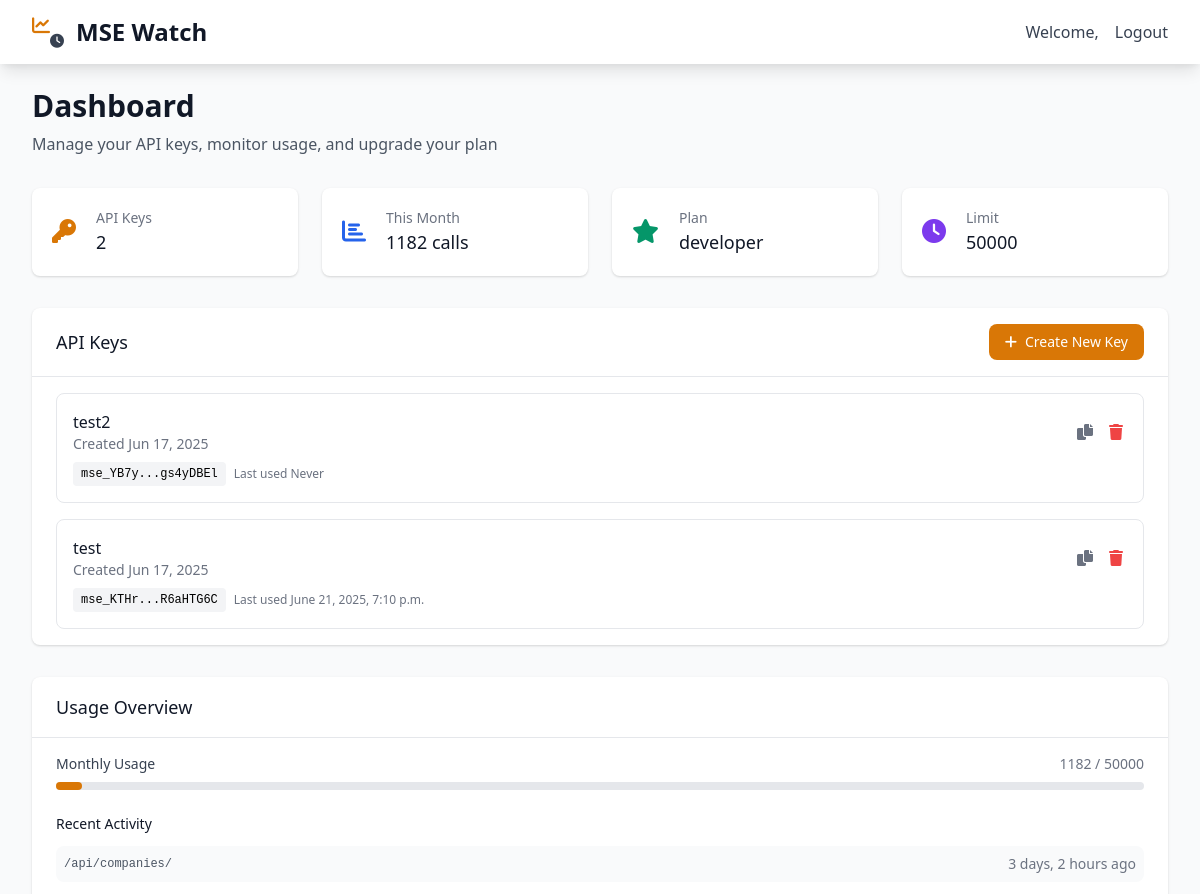
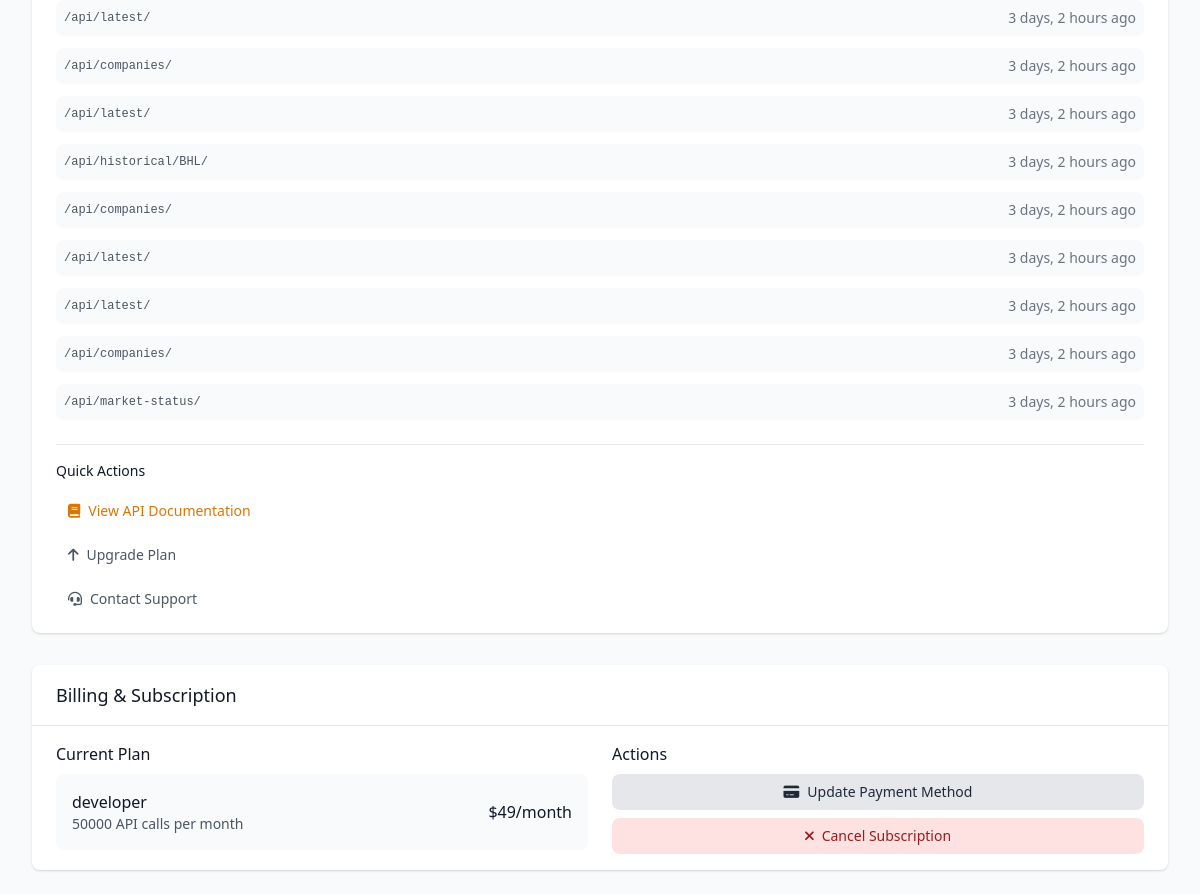
Page /dashboard/ (signed in) on the earlier database version (2 pictures, top to bottom).
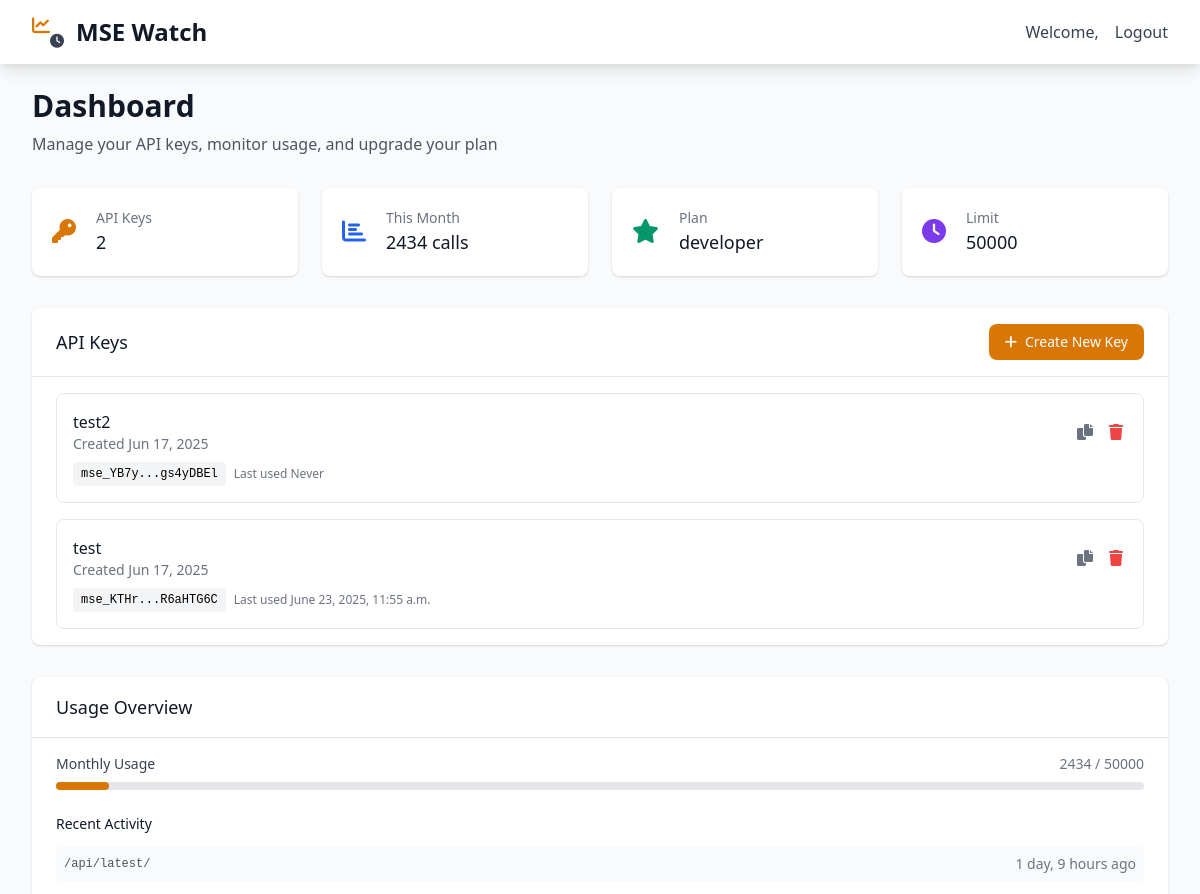
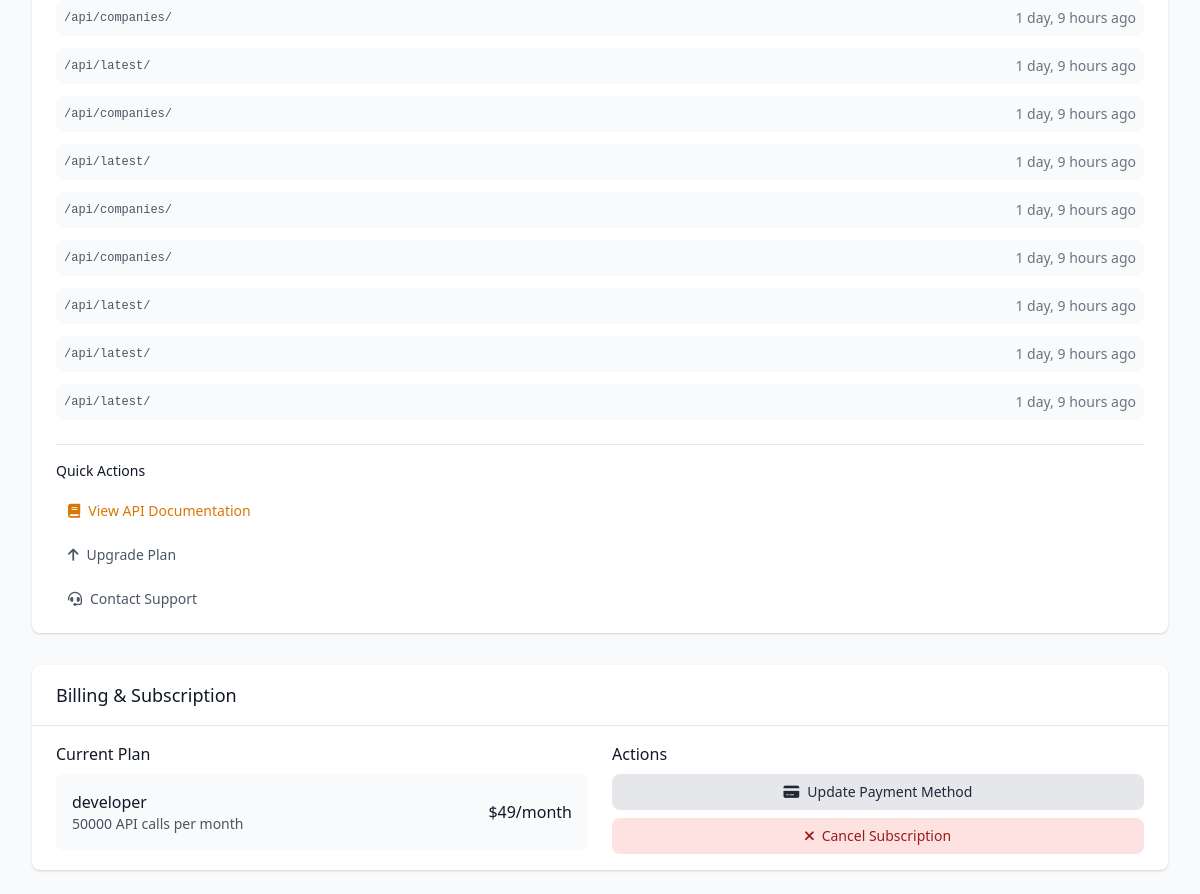
Same page on the later database version (2 pictures, top to bottom).
### accounts/models.py (models this page shows, shortened)
class APIKey(models.Model):
    user = models.ForeignKey(User, on_delete=models.CASCADE, related_name='api_keys')
    name = models.CharField(max_length=100)
    key = models.CharField(max_length=64, unique=True)
    is_active = models.BooleanField(default=True)
    last_used = models.DateTimeField(null=True, blank=True)
    created_at = models.DateTimeField(auto_now_add=True)
    @property
    def key_preview(self):
        return f"{self.key[:8]}...{self.key[-8:]}"

class APIUsage(models.Model):
    api_key = models.ForeignKey(APIKey, on_delete=models.CASCADE, related_name='usage_records')
    endpoint = models.CharField(max_length=200)
    method = models.CharField(max_length=10)
    response_status = models.IntegerField()
    timestamp = models.DateTimeField(auto_now_add=True)
    class Meta:
        indexes = [
            models.Index(fields=['api_key', 'timestamp']),
            models.Index(fields=['timestamp']),
        ]

### accounts/views.py (the view)
# urls.py: path('dashboard/', views.dashboard_view, name='dashboard'),
@login_required
def dashboard_view(request):
    user = request.user
    api_keys = user.api_keys.filter(is_active=True).order_by('-created_at')
    now = timezone.now()
    current_quota, _ = UsageQuota.objects.get_or_create(
        user=user,
        year=now.year,
        month=now.month
    )
    monthly_limit = user.subscription.monthly_limit
    usage_percentage = (current_quota.usage_count / monthly_limit) * 100 if monthly_limit > 0 else 0
    recent_requests = APIUsage.objects.filter(
        api_key__user=user
    ).order_by('-timestamp')[:10]
    context = {
        'api_keys': api_keys,
        'api_keys_count': api_keys.count(),
        'usage_this_month': current_quota.usage_count,
        'usage_percentage': min(usage_percentage, 100),
        'recent_requests': recent_requests,
    }
    return render(request, 'dashboard/dashboard.html', context)

### accounts/models.py (called while the page is built)
    @property
    def monthly_limit(self):
        return self.PLAN_LIMITS.get(self.plan, 100)

    @property
    def price(self):
        return self.PLAN_PRICES.get(self.plan, 0)

### templates/dashboard/dashboard.html (shortened to what the changed rows need)
{% load static %}
<!DOCTYPE html>
<html lang="en">
<head>
    <link href="https://cdn.jsdelivr.net/npm/tailwindcss@2.2.19/dist/tailwind.min.css" rel="stylesheet">
    <link rel="stylesheet" href="https://cdnjs.cloudflare.com/ajax/libs/font-awesome/6.0.0/css/all.min.css">
</head>
<body class="bg-gray-50">
    <div class="max-w-7xl mx-auto py-4 sm:py-6 px-4 sm:px-6 lg:px-8">
        <div class="mb-6 sm:mb-8">
            <h1 class="text-2xl sm:text-3xl font-bold text-gray-900">Dashboard</h1>
        </div>
        <div class="grid grid-cols-2 lg:grid-cols-4 gap-3 sm:gap-6 mb-6 sm:mb-8">
            <div class="bg-white overflow-hidden shadow rounded-lg">
                <div class="p-3 sm:p-5">
                    <div class="flex items-center">
                        <div class="ml-3 sm:ml-5 w-0 flex-1">
                            <dl>
                                <dt class="text-xs sm:text-sm font-medium text-gray-500 truncate">This Month</dt>
                                <dd class="text-base sm:text-lg font-medium text-gray-900">{{ usage_this_month|default:"0" }} calls</dd>
                            </dl>
                        </div>
                    </div>
                </div>
            </div>
        </div>
        <div class="grid grid-cols-1 xl:grid-cols-2 gap-6 sm:gap-8">
            <div class="bg-white shadow rounded-lg">
                <div class="px-4 sm:px-6 py-4">
                    {% if api_keys %}
                        <div class="space-y-3 sm:space-y-4">
                            {% for key in api_keys %}
                            <div class="border border-gray-200 rounded-lg p-3 sm:p-4">
                                <div class="flex flex-col sm:flex-row sm:items-center sm:justify-between space-y-2 sm:space-y-0">
                                    <div class="flex-1 min-w-0">
                                        <h4 class="font-medium text-gray-900 truncate">{{ key.name }}</h4>
                                        <p class="text-xs sm:text-sm text-gray-500">Created {{ key.created_at|date:"M j, Y" }}</p>
                                    </div>
                                    <div class="flex space-x-2 sm:space-x-2 flex-shrink-0">
                                        <button onclick="copyApiKey('{{ key.key_preview }}')" class="text-gray-500 hover:text-gray-700 p-1" title="Copy key preview">
                                            <i class="fas fa-copy"></i>
                                        </button>
                                        <button onclick="deleteApiKey({{ key.id }}, '{{ key.name }}')" class="text-red-500 hover:text-red-700 p-1" title="Delete API key">
                                            <i class="fas fa-trash"></i>
                                        </button>
                                    </div>
                                </div>
                                <div class="mt-2">
                                    <div class="flex flex-col sm:flex-row sm:items-center sm:space-x-2 space-y-1 sm:space-y-0">
                                        <code class="bg-gray-100 px-2 py-1 rounded text-xs font-mono break-all">{{ key.key_preview }}</code>
                                        <span class="text-xs text-gray-500">Last used {{ key.last_used|default:"Never" }}</span>
                                    </div>
                                </div>
                            </div>
                            {% endfor %}
                        </div>                    {% endif %}
                </div>
            </div>
            <div class="bg-white shadow rounded-lg">
                <div class="px-4 sm:px-6 py-4">                    <div class="space-y-4 sm:space-y-6">
                        <div>
                            <div class="flex items-center justify-between mb-2">
                                <span class="text-xs sm:text-sm font-medium text-gray-700">Monthly Usage</span>
                                <span class="text-xs sm:text-sm text-gray-500">{{ usage_this_month|default:"0" }} / {{ user.subscription.monthly_limit|default:"100" }}</span>
                            </div>
                            <div class="w-full bg-gray-200 rounded-full h-2">
                                <div class="bg-yellow-600 h-2 rounded-full" style="width: {{ usage_percentage|default:"0" }}%"></div>
                            </div>
                        </div>
                        <div>
                            {% if user.subscription.plan == "free" %}
                                <div class="relative min-h-[120px]">
                                    <div class="filter blur-[2px] pointer-events-none select-none">
                                        <div class="space-y-3">
                                            <div class="flex items-center justify-between text-sm bg-gray-50 rounded-lg p-2">
                                                <span class="text-gray-600 font-mono text-xs">/api/companies/</span>
                                                <span class="text-gray-500">2h ago</span>
                                            </div>
                                            <div class="flex items-center justify-between text-sm bg-gray-50 rounded-lg p-2">
                                                <span class="text-gray-600 font-mono text-xs">/api/historical/</span>
                                                <span class="text-gray-500">3h ago</span>
                                            </div>
                                            <div class="flex items-center justify-between text-sm bg-gray-50 rounded-lg p-2">
                                                <span class="text-gray-600 font-mono text-xs">/api/market-status/</span>
                                                <span class="text-gray-500">5h ago</span>
                                            </div>
                                        </div>
                                    </div>
                                    <div class="absolute inset-0 flex items-center justify-center bg-gradient-to-br from-white/95 to-gray-50/95 backdrop-blur-sm">
                                        <div class="text-center p-6 bg-white rounded-2xl border border-gray-200 shadow-lg max-w-[200px] transform hover:scale-105 transition-all duration-300">
                                            <div class="w-12 h-12 bg-gradient-to-br from-yellow-400 to-orange-500 rounded-full flex items-center justify-center mx-auto mb-3 shadow-lg">
                                                <i class="fas fa-crown text-white text-lg"></i>
                                            </div>
                                            <h5 class="text-sm font-bold text-gray-900 mb-1">Premium Feature</h5>
                                            <p class="text-xs text-gray-600 mb-4 leading-relaxed">Track API usage patterns and monitor request history</p>
                                            <a href="/pricing/" class="inline-flex items-center px-4 py-2 bg-gradient-to-r from-yellow-500 to-orange-500 text-white text-xs font-medium rounded-lg hover:from-yellow-600 hover:to-orange-600 transition-all duration-300 shadow-md hover:shadow-lg">
                                                <i class="fas fa-sparkles mr-1.5 text-xs"></i>
                                                Upgrade Now
                                            </a>
                                        </div>
                                    </div>
                                </div>
                            {% else %}
                                {% if recent_requests %}
                                    <div class="space-y-3">
                                        {% for request in recent_requests %}
                                        <div class="flex items-center justify-between text-sm bg-gray-50 rounded-lg p-2 hover:bg-gray-100 transition-colors duration-200">
                                            <span class="text-gray-600 font-mono text-xs">{{ request.endpoint }}</span>
                                            <span class="text-gray-500">{{ request.timestamp|timesince }} ago</span>
                                        </div>
                                        {% endfor %}
                                    </div>
                                {% else %}
                                    <div class="text-center py-6">
                                        <i class="fas fa-history text-gray-300 text-2xl mb-2"></i>
                                        <p class="text-sm text-gray-500">No recent activity</p>
                                    </div>
                                {% endif %}
                            {% endif %}
                        </div>
                    </div>
                </div>
            </div>
        </div>
    </div>
</body>
</html>

Differences in the rows shown:
no longer on this page (row unchanged): APIUsage: endpoint "/api/companies/", timestamp "3 days, 2 hours"
no longer on this page (row unchanged): APIUsage: endpoint "/api/latest/", timestamp "3 days, 2 hours"
no longer on this page (row unchanged): APIUsage: endpoint "/api/companies/", timestamp "3 days, 2 hours"
no longer on this page (row unchanged): APIUsage: endpoint "/api/latest/", timestamp "3 days, 2 hours"
no longer on this page (row unchanged): APIUsage: endpoint "/api/historical/BHL/", timestamp "3 days, 2 hours"
no longer on this page (row unchanged): APIUsage: endpoint "/api/companies/", timestamp "3 days, 2 hours"
no longer on this page (row unchanged): APIUsage: endpoint "/api/latest/", timestamp "3 days, 2 hours"
no longer on this page (row unchanged): APIUsage: endpoint "/api/latest/", timestamp "3 days, 2 hours"
no longer on this page (row unchanged): APIUsage: endpoint "/api/companies/", timestamp "3 days, 2 hours"
no longer on this page (row unchanged): APIUsage: endpoint "/api/market-status/", timestamp "3 days, 2 hours"
changed APIKey "test": last_used "June 21, 2025, 7:10 p.m." → "June 23, 2025, 11:55 a.m."
added APIUsage: endpoint "/api/latest/", timestamp "1 day, 9 hours"
added APIUsage: endpoint "/api/companies/", timestamp "1 day, 9 hours"
added APIUsage: endpoint "/api/latest/", timestamp "1 day, 9 hours"
added APIUsage: endpoint "/api/companies/", timestamp "1 day, 9 hours"
added APIUsage: endpoint "/api/latest/", timestamp "1 day, 9 hours"
added APIUsage: endpoint "/api/companies/", timestamp "1 day, 9 hours"
added APIUsage: endpoint "/api/companies/", timestamp "1 day, 9 hours"
added APIUsage: endpoint "/api/latest/", timestamp "1 day, 9 hours"
added APIUsage: endpoint "/api/latest/", timestamp "1 day, 9 hours"
added APIUsage: endpoint "/api/latest/", timestamp "1 day, 9 hours"
Other differences:
{{ usage_this_month|default:"0" }}: "1182" → "2434"
{{ usage_percentage|default:"0" }}: 2.3640000000000003 → 4.868 (drawn)
